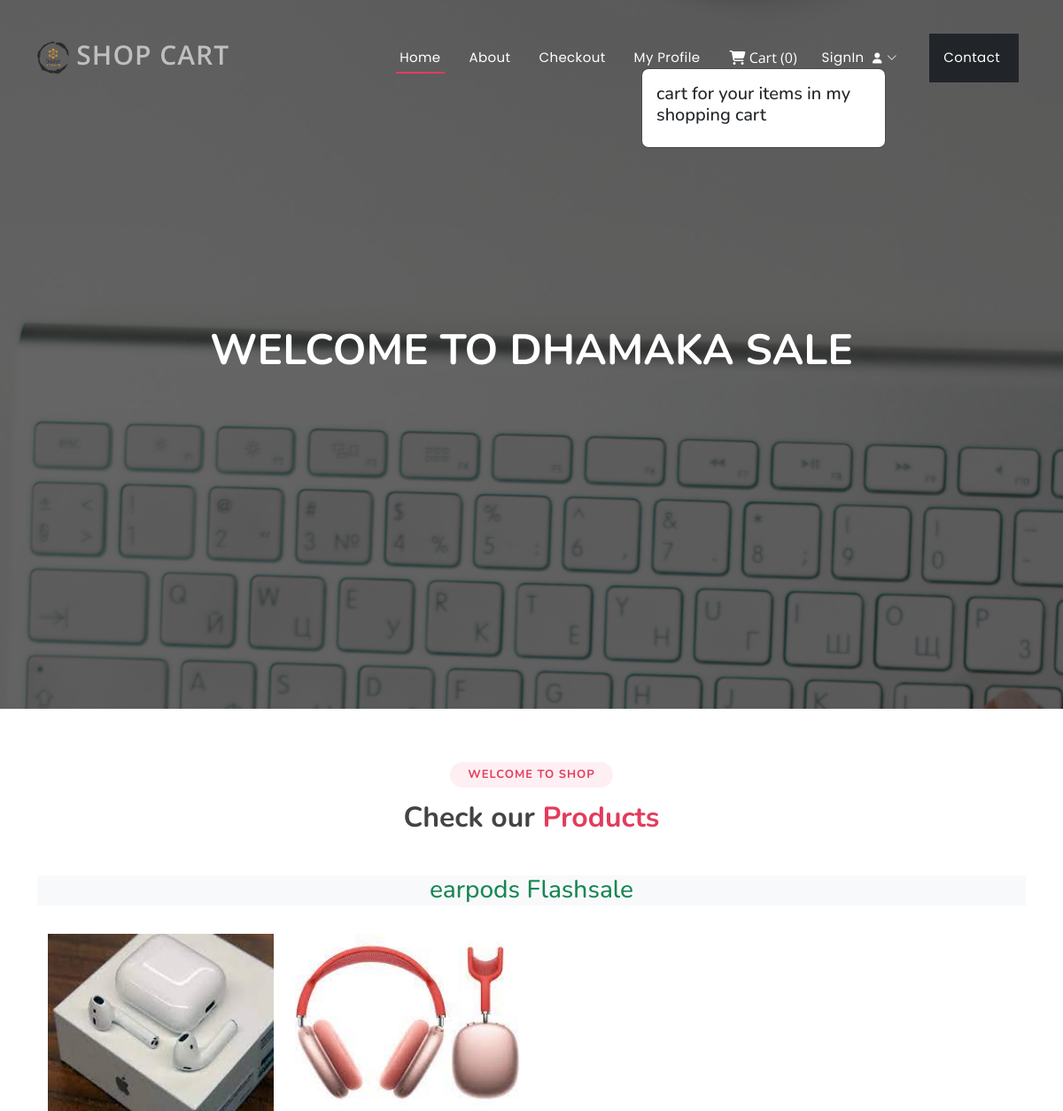
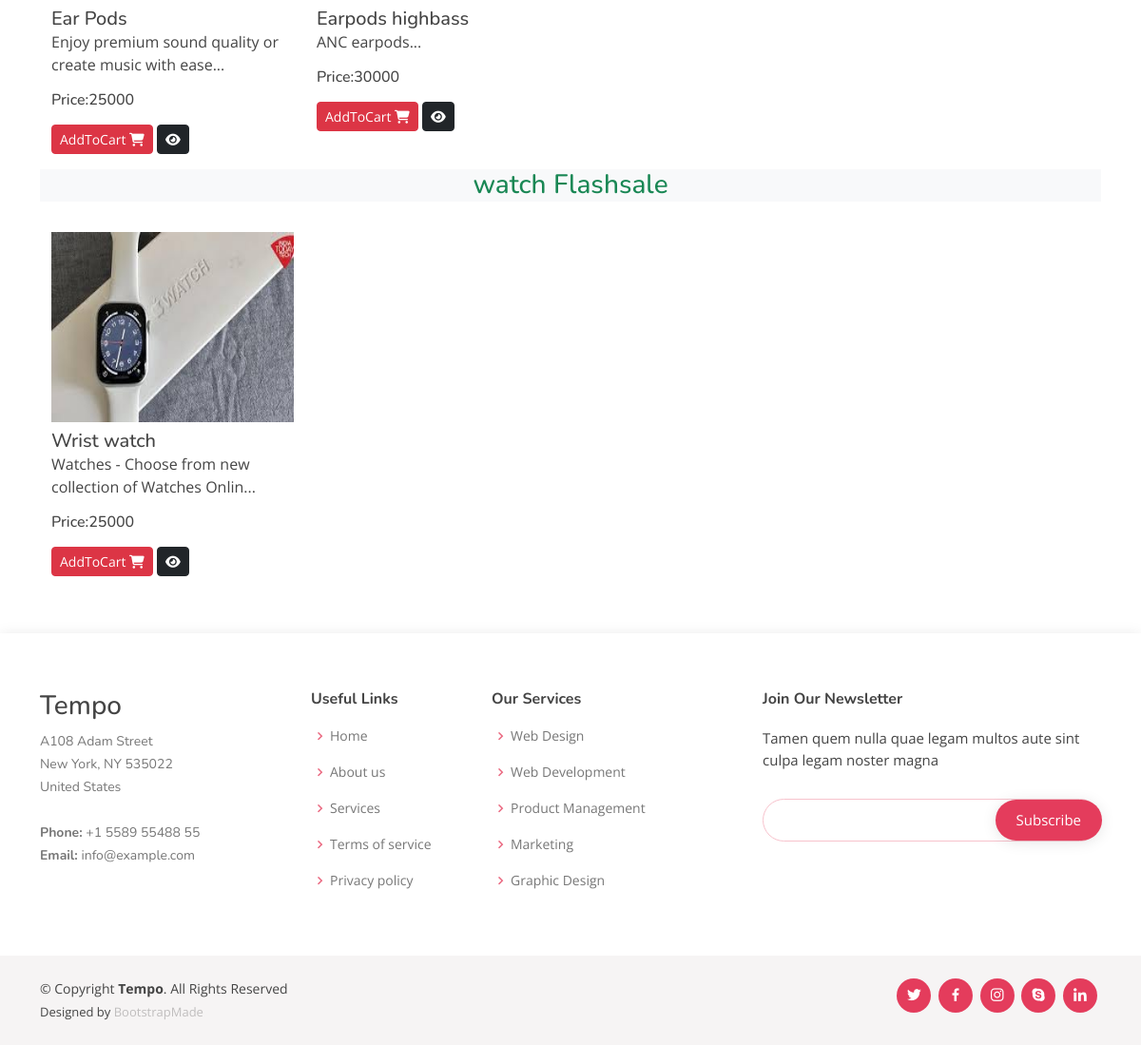
The page / on the database its author committed (2 pictures, top to bottom).
### myapp/models.py (models this page shows, shortened)
class Product(models.Model):
  product_id = models.AutoField
  product_name = models.CharField(max_length=100)
  category = models.CharField(max_length=100, default="")
  subcategory = models.CharField(max_length=100, default="")
  price = models.IntegerField(default=0)
  desc = models.CharField(max_length=300)
  image = models.ImageField(upload_to='images/image')

### myapp/views.py (the view)
# urls.py: path('',views.index,name="index"),
def index(request):
    allProds = []
    catprods = Product.objects.values('category','id')
    print(catprods)
    cats = {item['category'] for item in catprods}
    for cat in cats:
        prod= Product.objects.filter(category=cat)
        n=len(prod)
        nSlides = n // 4 + ceil((n / 4) - (n // 4))
        allProds.append([prod, range(1, nSlides), nSlides])
    params= {'allProds':allProds}
    return render(request,"index.html",params)

### templates/index.html (shortened to what this page needs)
{% extends 'base.html' %}
{% block content %}
<h1>Welcome to Dhamaka Sale</h1>
{% endblock content %}
{% block body %}
{% load static %}
<section id="portfolio" class="portfolio">
  <div class="container">
    <div class="section-title">
      <h2>Welcome to Shop</h2>
      <h3>Check our <span>Products</span></h3>
    </div>
    {% for product, range, nSlides in allProds %}
    <h3 class="my-3 text-center text-success bg-light">
      {{product.0.category}} Flashsale
    </h3>
    <div class="container">
      <div class="row">
        {% for i in product %}
        <div class="col-md-3 mt-3">
          <img src="/media/{{i.image}}" class="card-img-top" alt="not found" height="200px" width="150px" />
          <div class="card-body">
            <h5 class="card-title mt-2" id="namepr{{i.id}}">{{i.product_name}}</h5>
            <p class="card-text">{{i.desc|slice:"0:53"}}...</p>
            <h6 class="card-title mb-3">
              Price:<span id="pricepr{{i.id}}">{{i.price}}</span>
            </h6>
            <span id="divpr{{i.id}}" class="divpr">
              <button id="pr{{i.id}}" class="btn btn-danger cart btn-sm mt-0">
                AddToCart <i class="fa-solid fa-cart-shopping"></i>
              </button>
            </span>
            <a href="/media/{{i.image}}">
              <button class="btn btn-dark btn-sm cart"><i class="fa-solid fa-eye"></i></button></a
            >
          </div>
        </div>
        {% endfor %}
      </div>
    </div>
    {% endfor %}
  </div>
</section>
{% endblock body %}

### templates/base.html (shortened to what this page needs)
{% load static %}
<!DOCTYPE html>
<html lang="en">
<head>
  <link href="{% static '/assets/vendor/bootstrap/css/bootstrap.min.css' %}" rel="stylesheet">
  <link href="{% static '/assets/vendor/bootstrap-icons/bootstrap-icons.css' %}" rel="stylesheet">
  <link href="{% static '/assets/vendor/boxicons/css/boxicons.min.css' %}" rel="stylesheet">
  <link href="{% static '/assets/vendor/glightbox/css/glightbox.min.css' %}" rel="stylesheet">
  <link href="{% static '/assets/vendor/remixicon/remixicon.css' %}" rel="stylesheet">
  <link href="{% static '/assets/vendor/swiper/swiper-bundle.min.css' %}" rel="stylesheet">
  <link rel="stylesheet" href="https://cdnjs.cloudflare.com/ajax/libs/font-awesome/6.2.1/css/all.min.css" />
  <link href="{% static '/assets/css/style.css' %}" rel="stylesheet">
</head>
<body>
  <header id="header" class="fixed-top ">
    <div class="container d-flex align-items-center justify-content-between">
<a href="/" class="logo"><img src="{% static 'images/logo.png' %}" alt="" class="img-fluid"> Shop Cart</a>
      <nav id="navbar" class="navbar">
        <ul>
          <li><a class="nav-link scrollto active" href="/">Home</a></li>
          <li><a class="nav-link scrollto" href="/about">About</a></li>
          <li><a class="nav-link scrollto" href="/checkout">Checkout</a></li>
          <li><a class="nav-link scrollto" href="/profile">My Profile </a></li>
          <li><button type="button" class="nav-link scrollto hover-secondary  text-white" id="popcart" data-container="body" data-toggle="popover" data-placement="bottom" data-html="true" ><i class="fa-solid fa-cart-shopping"></i>  Cart (<span id="cart">0</span>)
          </button></li>
          {% if request.user.is_authenticated %}
          <li><a  class="nav-link scrollto" href="/auth/logout/">Logout <i class="fa-solid fa-right-from-bracket"></i>
          </a></li>
          {% else %}
          <li class="dropdown"><a href="#"><span>SignIn </span> <i class="bi bi-chevron-down"></i></a>
          </li>
          {% endif %}
          <li><a class="nav-link scrollto bg-dark p-3 m-2" href="/contact">Contact </a></li>
        </ul>
      </nav>
    </div>
  </header>
  <section id="hero">
    <div class="hero-container">
      {% block content %}
      {% endblock content %}
    </div>
  </section>
  <main id="main">
    {% block body %}
    {% endblock body %}
  </main>
  <footer id="footer">
    <div class="footer-top">
      <div class="container">
        <div class="row">
          <div class="col-lg-3 col-md-6 footer-contact">
            <h3>Tempo</h3>
            <p>
              A108 Adam Street <br>
              New York, NY 535022<br>
              United States <br><br>
              <strong>Phone:</strong> +1 5589 55488 55<br>
              <strong>Email:</strong> info@example.com<br>
            </p>
          </div>
          <div class="col-lg-2 col-md-6 footer-links">
            <h4>Useful Links</h4>
            <ul>
              <li><i class="bx bx-chevron-right"></i> <a href="/">Home</a></li>
              <li><i class="bx bx-chevron-right"></i> <a href="/about">About us</a></li>
              <li><i class="bx bx-chevron-right"></i> <a href="#">Services</a></li>
              <li><i class="bx bx-chevron-right"></i> <a href="#">Terms of service</a></li>
              <li><i class="bx bx-chevron-right"></i> <a href="#">Privacy policy</a></li>
            </ul>
          </div>
          <div class="col-lg-3 col-md-6 footer-links">
            <h4>Our Services</h4>
            <ul>
              <li><i class="bx bx-chevron-right"></i> <a href="#">Web Design</a></li>
              <li><i class="bx bx-chevron-right"></i> <a href="#">Web Development</a></li>
              <li><i class="bx bx-chevron-right"></i> <a href="#">Product Management</a></li>
              <li><i class="bx bx-chevron-right"></i> <a href="#">Marketing</a></li>
              <li><i class="bx bx-chevron-right"></i> <a href="#">Graphic Design</a></li>
            </ul>
          </div>
          <div class="col-lg-4 col-md-6 footer-newsletter">
            <h4>Join Our Newsletter</h4>
            <p>Tamen quem nulla quae legam multos aute sint culpa legam noster magna</p>
            <form action="" method="post">
              <input type="email" name="email"><input type="submit" value="Subscribe">
            </form>
          </div>
        </div>
      </div>
    </div>
    <div class="container d-md-flex py-4">
      <div class="me-md-auto text-center text-md-start">
        <div class="copyright">
          &copy; Copyright <strong><span>Tempo</span></strong>. All Rights Reserved
        </div>
        <div class="credits">
          Designed by <a href="https://bootstrapmade.com/">BootstrapMade</a>
        </div>
      </div>
      <div class="social-links text-center text-md-right pt-3 pt-md-0">
        <a href="#" class="twitter"><i class="bx bxl-twitter"></i></a>
        <a href="#" class="facebook"><i class="bx bxl-facebook"></i></a>
        <a href="#" class="instagram"><i class="bx bxl-instagram"></i></a>
        <a href="#" class="google-plus"><i class="bx bxl-skype"></i></a>
        <a href="#" class="linkedin"><i class="bx bxl-linkedin"></i></a>
      </div>
    </div>
  </footer>
</body>
</html>

### rows shown on the page
Product: category "earpods", image (picture), product_name "Ear Pods", desc "Enjoy premium sound quality or create music with ease", price "25000"
Product: image (picture), product_name "Earpods highbass", desc "ANC earpods", price "30000"
Product: category "watch", image (picture), product_name "Wrist watch", desc "Watches - Choose from new collection of Watches Onlin", price "25000"
